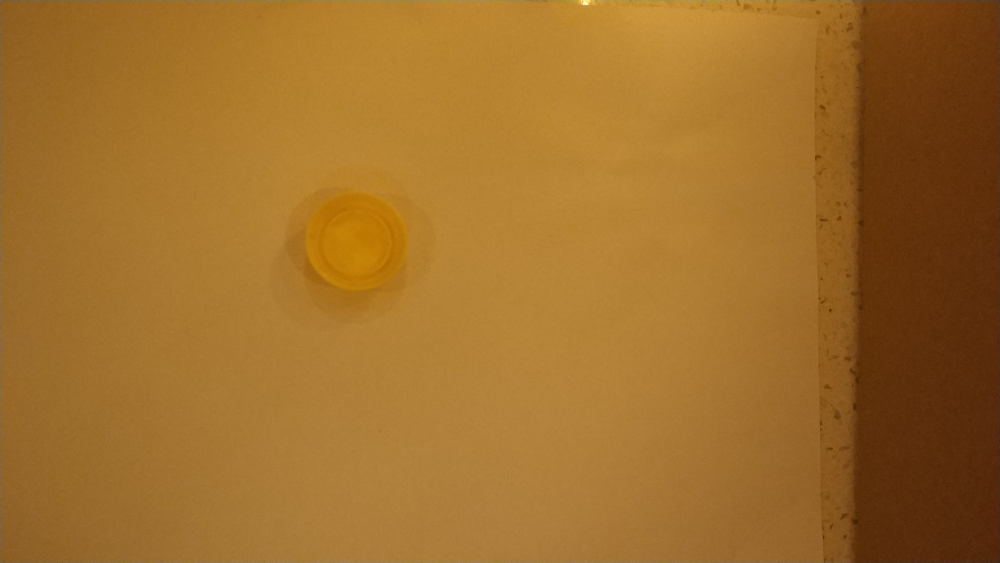
#> input picture backend/test2.jpg, 4000 x 2250 px (shown at 1/4 size)
$ python -i IdentifyModel.py   (imports and definitions only)
#> lines starting #> are read from the running program, lines starting #| are printed output that depends on the picture; after the words box and inside, x2 and y2 are one past the last pixel; in counts of white or black regions, pixels touching at a corner belong together
#> further down, picture is the input picture: PIL image 4000x2250 RGB; mean R, G, B 159.2, 109.9, 42.5
import numpy as np
import math
import cv2

from PIL import Image

from copy import deepcopy

class IdentifyModel:
    def __init__(self):
        self.positiveCap = positiveCap()
        self.node_location_list1=[]
        self.node_location_list2=[]
        self.node_location_list3=[]
        self.node_location_list4=[]
        self.direction_list=[]

    def identify(self, inputPilImg):
        self.node_location_list1=[]
        self.node_location_list2=[]
        self.node_location_list3=[]
        self.node_location_list4=[]
        self.direction_list=[]
        inputCVImg = cv2.cvtColor(np.array(inputPilImg), cv2.COLOR_RGBA2RGB)
        '''
        返回的list里面前两个元组表示瓶盖所在的长方体的对角线的两个点
        第三个元组表示瓶盖平面归一化的法向量(x,y,z)
        如果是正面朝上则为(0,0,1)
        如果正面朝下则为(0,0,-1)
        如果是侧面则为(1,0,0)
        具体的方向值按照结果确定
        '''
        widthRate = inputPilImg.size[0] / 400
#> widthRate = 10
        heightRate = inputPilImg.size[1] / 300
#> heightRate = 7.5
        rate = max(widthRate, heightRate)
#> rate = 10
        sizedPilImg = deepcopy(inputPilImg)
        sizedPilImg = sizedPilImg.resize((int(inputPilImg.size[0] / rate), int(inputPilImg.size[1] / rate)))
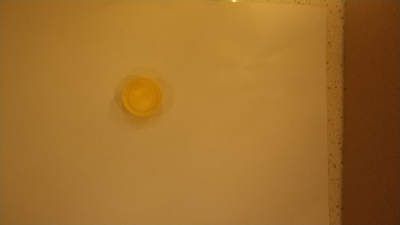
#> sizedPilImg: PIL image 400x225 RGB; mean R, G, B 159.2, 109.9, 42.5

        cvImg = cv2.cvtColor(np.array(sizedPilImg), cv2.COLOR_BGR2GRAY)
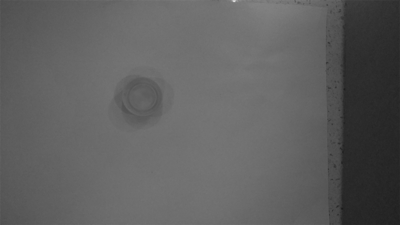
#> cvImg: shape (225, 400); min 27, max 221, mean 95.4
        cvImg = cv2.medianBlur(cvImg, 11)
        cannyImg = cv2.Canny(cvImg, 5, 80)
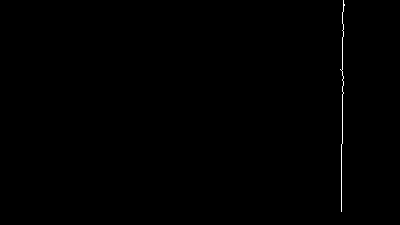
#> cannyImg: shape (225, 400); 0.24% white in thin lines or dots, all inside (x1, y1, x2, y2) = (340, 0, 345, 212)

        contours, hier = cv2.findContours(cannyImg, cv2.RETR_EXTERNAL, cv2.CHAIN_APPROX_SIMPLE)
#> contours = 1 contour, all with area under 20
        # 检测边缘
        for c in contours:
            x, y, w, h = cv2.boundingRect(c)

            # 用一个最小的矩形，把找到的形状包起来,还有一个带旋转的矩形
            # 返回(x,y)为矩形左上角坐标，w,h分别是宽和高
            # cv2.rectangle(cvImg,(x,y),(x+w,y+h),(0,255,0),2)#确定对角线然后画出矩阵

            if x != 0 and y != 0 and 100>w >= 10 and 100>h >= 10:
                if (1 < (w / h) < 1.15 or 0.85 < (w / h) < 1 or (w / h) == 1):
                    #显示正反面瓶盖矩形
                    self.node_location_list1.append((x*rate,y*rate))
                    self.node_location_list2.append((x*rate,(y+h)*rate))
                    self.node_location_list3.append(((x+w)*rate,(y+h)*rate))
                    self.node_location_list4.append(((x+w)*rate,y*rate))
                    if(self.positiveCap.judgePositive(inputCVImg[int(y*rate - 15): int((y+h)*rate + 15), int(x*rate - 15): int((x+w)*rate + 15)])):
                        self.direction_list.append((0,0,1))
                    else:
                        self.direction_list.append((0,0,-1))
                    continue

            rect = cv2.minAreaRect(c)  # 找到最小矩形区域

            if 100 >rect[1][0] > 10 and 100 >rect[1][1] > 10:
                box = cv2.boxPoints(rect)  # 找到最小矩形的顶点
                #显示侧面请转换box格式，见下
                if ((rect[1][0] / rect[1][1]) > 1.2 or 0 < (rect[1][0] / rect[1][1]) < 0.8):
                    #显示侧面矩形轮廓

                    self.node_location_list1.append(box[0]*(rate,rate))
                    self.node_location_list2.append(box[1]*(rate,rate))
                    self.node_location_list3.append(box[2]*(rate,rate))
                    self.node_location_list4.append(box[3]*(rate,rate))
                    self.direction_list.append((
                        round(rect[1][0] / math.hypot(rect[1][0],rect[1][1]), 3),
                        round(rect[1][1] / math.hypot(rect[1][0],rect[1][1]), 3),
                        0
                    ))
#> this loop made 1 pass
#> (x, y, w, h, rect) on pass 1: (340, 0, 5, 212, ((341.2, 105.5), (211, 3.27), -89.35))
#> after the loop, self.direction_list = []; self.node_location_list1 = []; self.node_location_list2 = []; self.node_location_list3 = []; self.node_location_list4 = []

        returnList = []
        for i in range(len(self.node_location_list1)):
            returnItem = (
                self.node_location_list1[i],
                self.node_location_list2[i],
                self.node_location_list3[i],
                self.node_location_list4[i],
                self.direction_list[i]
            )
            returnList.append(returnItem)
#> this loop made 0 passes
#> after the loop, returnList = []
        return returnList

class positiveCap:
    def __init__(self):
        pass

    # 把图像灰度化
    def _gray(self, img):
        return cv2.cvtColor(img,cv2.COLOR_RGB2GRAY)

    # 调整图像对比度
    def _alpha(self, img,alpha):
        mean = cv2.mean(self._gray(img))[0]
        beta = mean*(1-alpha)
        return np.uint8(np.clip((alpha * img + beta), 0, 255))

    # 主要过程，返回图中包含的圆的数量
    def _proc(self, img):
        width = len(img[0])
        height = len(img)
        result = cv2.bilateralFilter(img,5,11,11)
        kernel = cv2.getStructuringElement(cv2.MORPH_RECT,(7,7))
        result = cv2.morphologyEx(result,cv2.MORPH_OPEN,kernel)
        kernel2 = np.array([[0, -0.2, 0], [-0.2, 1.8, -0.2], [0, -0.2, 0]])
        result = cv2.filter2D(result,-1,kernel2)
        gray = cv2.cvtColor(result, cv2.COLOR_BGR2GRAY)
        circles = cv2.HoughCircles(gray, cv2.HOUGH_GRADIENT, 1,
                                (width / 12), param1=25, param2=80, minRadius=int(width / 6))

        num = 0
        if(circles is not None):
            for circle in circles[0]:
                x = int(circle[0])
                y = int(circle[1])
                r = int(circle[2])

                delta = width / 10
                if width / 2 - delta <= x <= width / 2 + delta:
                    if height / 2 - delta <= y <= height / 2 + delta:
                        num = num+1
                        img = cv2.circle(img, (x, y), r, (0, 255, 0), 1, 8, 0)

        return num

    # 判断正反，圆的数量<=3即正面
    def judgePositive(self, img):
        num = self._proc(img)
        return num <= 3

>>> from PIL import Image
>>> picture = Image.open('test2.jpg')
>>> result = IdentifyModel().identify(picture)
#> result = []

$ run again, on backend/test3.jpg
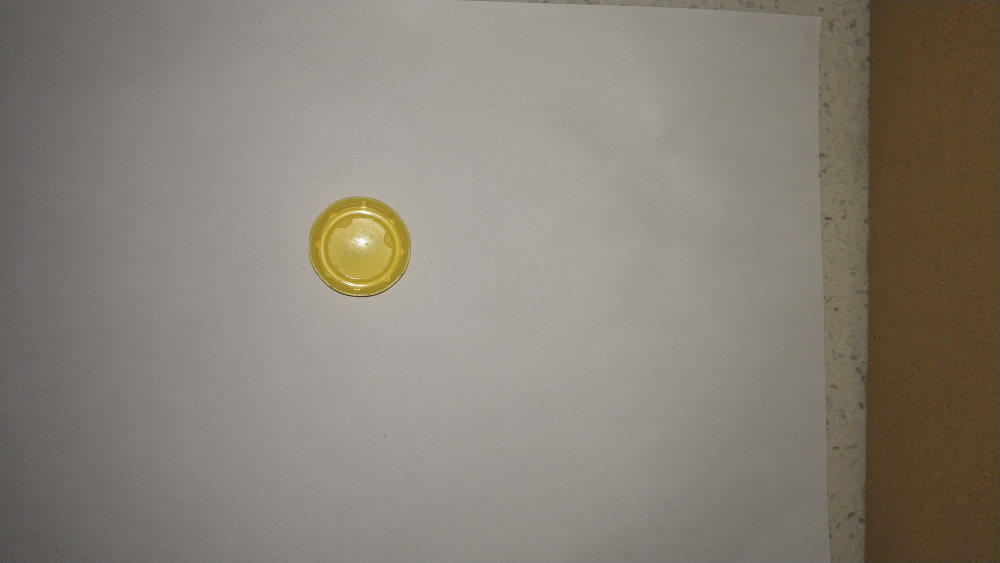
#> input picture backend/test3.jpg, 4000 x 2250 px (shown at 1/4 size)
#> picture is the input picture: PIL image 4000x2250 RGB; mean R, G, B 135, 128.7, 118.6
#> in identify, `cannyImg = cv2.Canny(cvImg, 5, 80)`:
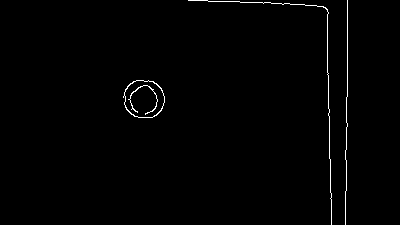
#> cannyImg: shape (225, 400); 0.92% white in thin lines or dots, all inside (x1, y1, x2, y2) = (123, 0, 348, 225)
#> contours = 3 contours, 2 with area under 20; largest, box (x1, y1, x2, y2) and area: (123, 80, 165, 118) 1221
#> the loop in identify, `for c in contours:` made 3 passes
#> (x, y, w, h, rect) on passes 2 to 3: (345, 0, 3, 225, ((346.3, 112), (224, 1.68), -89.24)), (188, 0, 144, 225, ((306.8, 81.78), (112.3, 265.8), -32.55))
#> pass 1, in _proc, `gray = cv2.cvtColor(result, cv2.COLOR_BGR2GRAY)`:
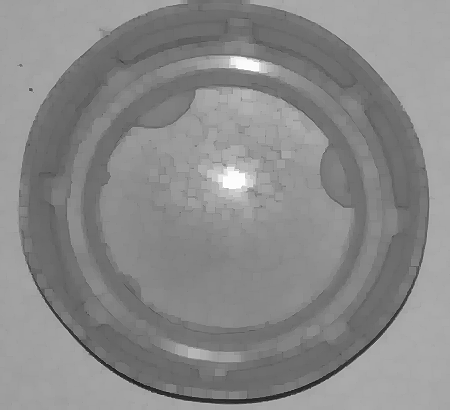
#> gray: shape (410, 450); min 23, max 255, mean 137.6
#> after the loop in identify, `for c in contours:`: self.direction_list = [(0, 0, -1)]; self.node_location_list1 = [(1230, 800)]; self.node_location_list2 = [(1230, 1180)]; self.node_location_list3 = [(1650, 1180)]; self.node_location_list4 = [(1650, 800)]
#> the loop in identify, `for i in range(len(self.node_location_list1)):` made 1 pass
#> after the loop in identify, `for i in range(len(self.node_location_list1)):`: returnList = [((1230, 800), (1230, 1180), (1650, 1180), (1650, 800), (0, 0, -1))]
#> `result = IdentifyModel().identify(picture)`: result has the same summary as returnList in identify
